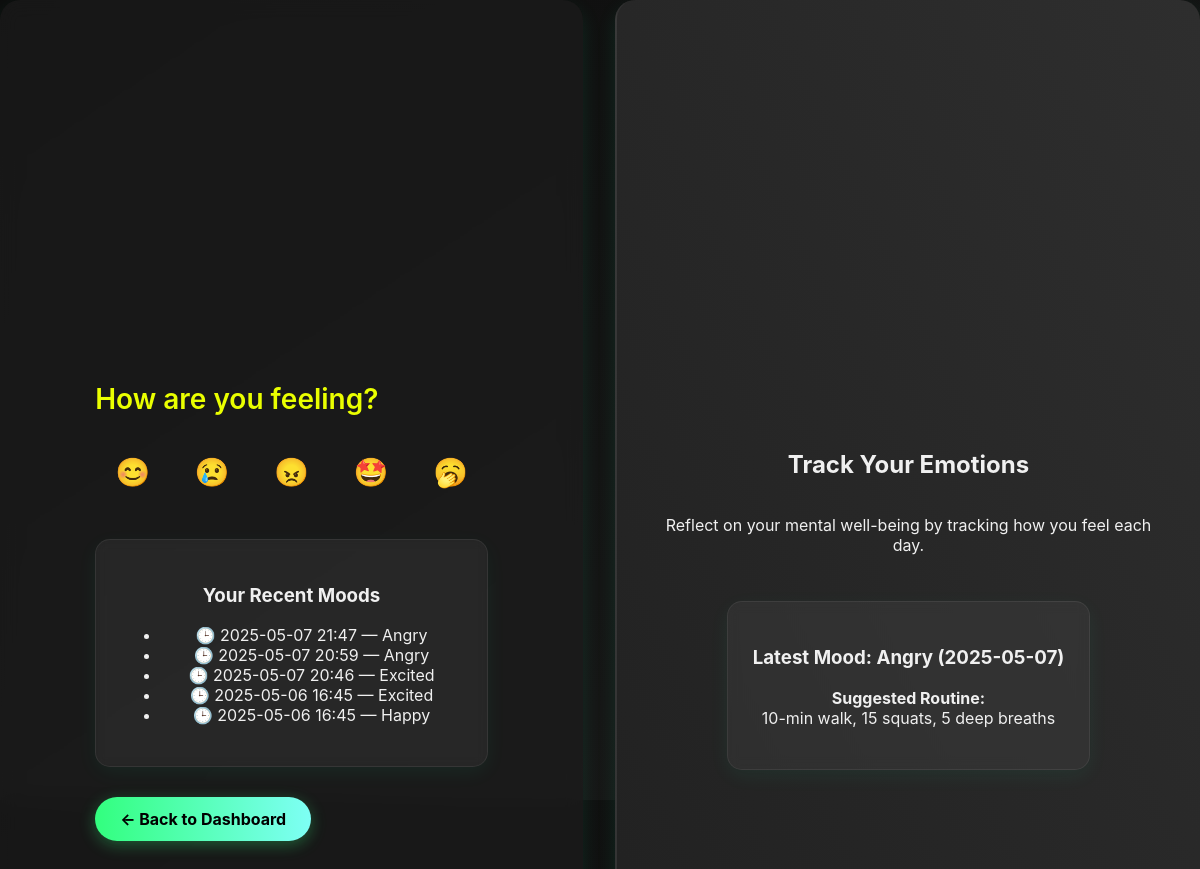
/mood/adjust (signed in), run on the app's committed database.
### models/mood.py (models this page shows)
class Mood(db.Model):
    id = db.Column(db.Integer, primary_key=True)
    mood_type = db.Column(db.String(50))
    routine = db.Column(db.Text)  # ← New field
    timestamp = db.Column(db.DateTime, default=datetime.utcnow)
    user_id = db.Column(db.Integer, db.ForeignKey('user.id'))

### routes/mood.py (the view, shortened to what this page needs)
@mood_bp.route('/adjust', methods=['GET', 'POST'])
@login_required
def adjust_mood():
    moods = Mood.query.filter_by(user_id=current_user.id).order_by(Mood.timestamp.desc()).limit(5).all()
    return render_template('mood/adjust_mood.html', moods=moods)

### app.py (called while the page is built)
@login_manager.user_loader
def load_user(user_id):
    return User.query.get(int(user_id))

### templates/mood/adjust_mood.html (shortened to what this page needs)
<!DOCTYPE html>
<html lang="en">
<head>
    <link rel="stylesheet" href="{{ url_for('static', filename='css/styles.css') }}">
</head>
<body>
    <div class="container">
        <div class="left-panel">
            <div class="left-column">
                <h2>How are you feeling?</h2>
                <form method="POST" class="emoji-form">
                    <button type="submit" name="mood" value="Happy">😊</button>
                    <button type="submit" name="mood" value="Sad">😢</button>
                    <button type="submit" name="mood" value="Angry">😠</button>
                    <button type="submit" name="mood" value="Excited">🤩</button>
                    <button type="submit" name="mood" value="Tired">🥱</button>
                </form>
                {% if moods and moods|length > 0 %}
                <div class="mood-box">
                    <h3>Your Recent Moods</h3>
                    <ul>
                        {% for mood in moods %}
                            <li><span class="clock-icon">🕒</span> {{ mood.timestamp.strftime("%Y-%m-%d %H:%M") }} — {{ mood.mood_type }}</li>
                        {% endfor %}
                    </ul>
                </div>
                {% endif %}
                <a href="{{ url_for('main.dashboard') }}" class="back-dashboard-btn">← Back to Dashboard</a>
            </div>
        </div>
        <div class="right-panel">
            <h2>Track Your Emotions</h2>
            <p>Reflect on your mental well-being by tracking how you feel each day.</p>
            {% if moods and moods|length > 0 %}
            {% set latest_mood = moods[0] %}
            <div class="routine-box">
                <h3>Latest Mood: {{ latest_mood.mood_type }} ({{ latest_mood.timestamp.strftime('%Y-%m-%d') }})</h3>
                <p><strong>Suggested Routine:</strong><br>
                {{ latest_mood.routine }}
                </p>
            </div>
            {% endif %}
        </div>
    </div>
</body>
</html>

### static/css/styles.css (style rules this page uses)
body { margin: 0; padding: 0; font-family: 'Inter', sans-serif; display: flex; height: 100vh; background: linear-gradient(to bottom right, #0f0f0f, #1c1c1c); color: #f0f0f0; }
.container { display: flex; width: 100vw; height: 150vh; }
.left-panel, .right-panel { flex: 1; display: flex; align-items: center; justify-content: center; flex-direction: column; padding: 40px; box-sizing: border-box; height: 150vh; backdrop-filter: blur(10px); background: rgba(30, 30, 30, 0.6); border-radius: 20px; box-shadow: 0 8px 20px rgba(0, 255, 170, 0.1); }
.left-panel { color: #f0f0f0; }
.right-panel { background: linear-gradient(to top right, #202020, #2e2e2e); color: #f0f0f0; text-align: center; border-left: 2px solid rgba(255, 255, 255, 0.05); }
.left-column h2 { font-size: 28px; font-weight: 600; margin-bottom: 20px; color: #eaff00; }
.mood-box, .routine-box { background: rgba(255, 255, 255, 0.05); color: #f0f0f0; padding: 25px; border-radius: 15px; box-shadow: 0 6px 20px rgba(0, 255, 170, 0.06); margin-top: 30px; text-align: center; backdrop-filter: blur(6px); border: 1px solid rgba(255, 255, 255, 0.07); }
.routine-box { display: inline-block; }
.emoji-form button { font-size: 28px; margin: 10px; padding: 10px; border: none; background: transparent; color: #eaff00; cursor: pointer; transition: transform 0.2s ease, background-color 0.2s ease, color 0.2s ease; }
.container { display: flex; gap: 2rem; flex-wrap: wrap; }
.back-dashboard-btn { margin-top: 30px; display: inline-block; padding: 12px 25px; background: linear-gradient(to right, #32ff7e, #7efff5); color: #000; font-weight: bold; border-radius: 30px; text-decoration: none; font-size: 16px; transition: transform 0.3s ease, box-shadow 0.3s ease; box-shadow: 0 4px 16px rgba(50, 255, 126, 0.3); }
body { display: flex; margin: 0; background: linear-gradient(to bottom right, #0d0d0d, #1a1a1a); color: #f0f0f0; }

### data on the page
Mood: timestamp "2025-05-07 21:47", mood_type "Angry", timestamp "2025-05-07", routine "10-min walk, 15 squats, 5 deep breaths"
Mood: timestamp "2025-05-07 20:59", mood_type "Angry"
Mood: timestamp "2025-05-07 20:46", mood_type "Excited"
Mood: timestamp "2025-05-06 16:45", mood_type "Excited"
Mood: timestamp "2025-05-06 16:45", mood_type "Happy"
